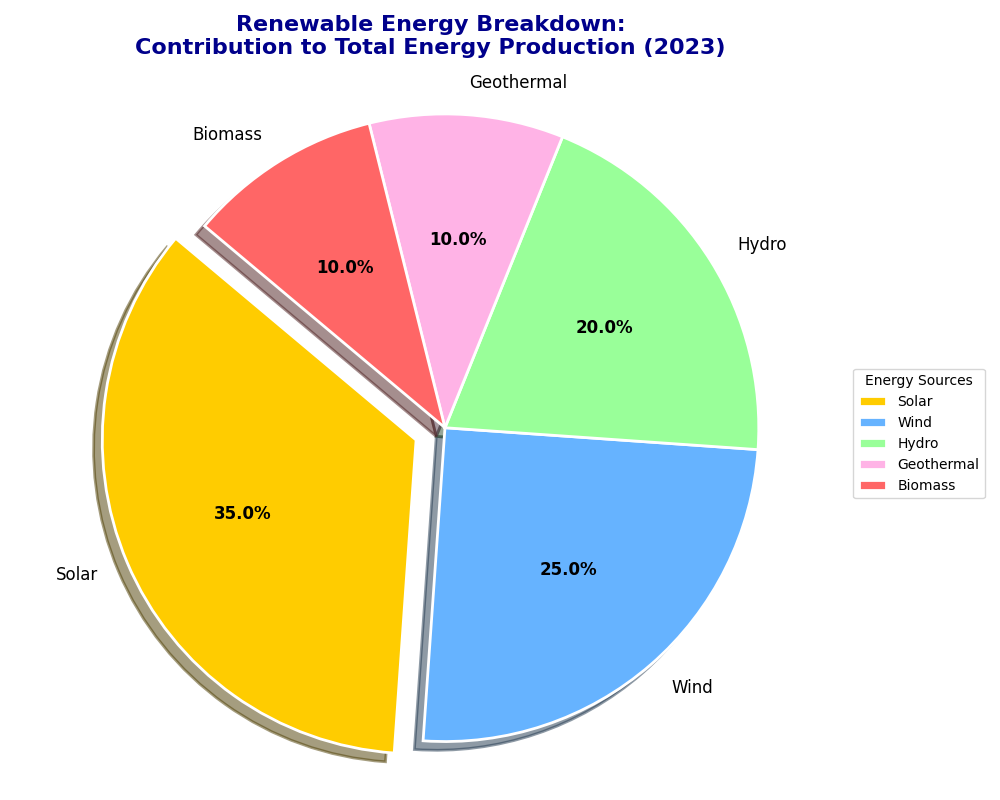

The Python source for this figure:
import matplotlib.pyplot as plt

# Backstory: Imagine we are looking at the contribution of different types of renewable energy sources to the total energy production in 2023. This pie chart helps visualize how various renewable sources contribute to the energy grid.

# Data
energy_sources = ['Solar', 'Wind', 'Hydro', 'Geothermal', 'Biomass']
contributions = [35, 25, 20, 10, 10]

# Colors for each segment
colors = ['#ffcc00', '#66b3ff', '#99ff99', '#ffb3e6', '#ff6666']

# Create a figure and a single subplot
fig, ax = plt.subplots(figsize=(10, 8))

# Plot the pie chart
wedges, texts, autotexts = ax.pie(
    contributions,
    labels=energy_sources,
    colors=colors,
    autopct='%1.1f%%',
    startangle=140,
    wedgeprops=dict(edgecolor='white', linewidth=2),
    explode=[0.1 if x == 'Solar' else 0 for x in energy_sources],  # Explode the 'Solar' segment
    shadow=True,
    textprops={'fontsize': 12}
)

# Equal aspect ratio ensures the pie is drawn as a circle
ax.axis('equal')

# Customize text appearance
plt.setp(autotexts, size=12, weight='bold', color='black')
plt.setp(texts, size=12)

# Add title with line break for readability
plt.title(
    "Renewable Energy Breakdown:\nContribution to Total Energy Production (2023)",
    fontsize=16, weight='bold', color='darkblue', pad=20
)

# Add a legend outside the pie to describe each segment
ax.legend(
    wedges, energy_sources,
    title="Energy Sources",
    loc="center left",
    bbox_to_anchor=(1, 0, 0.5, 1),
    fontsize=10
)

# Automatically adjust subplot parameters for a cleaner layout
plt.tight_layout()

# Display the pie chart
plt.show()
